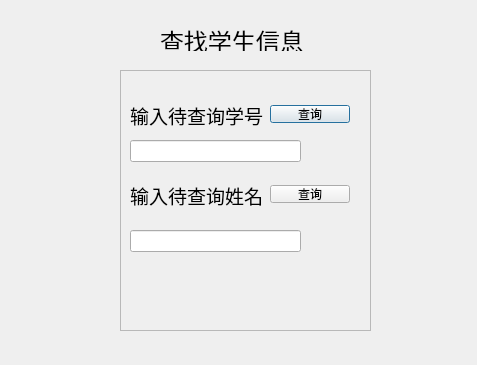
<?xml version="1.0" encoding="UTF-8"?>
<ui version="4.0">
 <class>lookupstudialog</class>
 <widget class="QDialog" name="lookupstudialog">
  <property name="geometry">
   <rect>
    <x>0</x>
    <y>0</y>
    <width>477</width>
    <height>365</height>
   </rect>
  </property>
  <property name="windowTitle">
   <string>Dialog</string>
  </property>
  <widget class="QFrame" name="frame">
   <property name="geometry">
    <rect>
     <x>120</x>
     <y>70</y>
     <width>251</width>
     <height>261</height>
    </rect>
   </property>
   <property name="frameShape">
    <enum>QFrame::StyledPanel</enum>
   </property>
   <property name="frameShadow">
    <enum>QFrame::Raised</enum>
   </property>
   <widget class="QLabel" name="idlook">
    <property name="geometry">
     <rect>
      <x>10</x>
      <y>30</y>
      <width>150</width>
      <height>30</height>
     </rect>
    </property>
    <property name="font">
     <font>
      <family>幼圆</family>
      <pointsize>14</pointsize>
     </font>
    </property>
    <property name="text">
     <string>输入待查询学号</string>
    </property>
   </widget>
   <widget class="QPushButton" name="idbutton">
    <property name="geometry">
     <rect>
      <x>150</x>
      <y>35</y>
      <width>80</width>
      <height>18</height>
     </rect>
    </property>
    <property name="text">
     <string>查询</string>
    </property>
   </widget>
   <widget class="QLineEdit" name="idline">
    <property name="geometry">
     <rect>
      <x>10</x>
      <y>70</y>
      <width>171</width>
      <height>22</height>
     </rect>
    </property>
   </widget>
   <widget class="QLabel" name="stulook">
    <property name="geometry">
     <rect>
      <x>10</x>
      <y>110</y>
      <width>150</width>
      <height>30</height>
     </rect>
    </property>
    <property name="font">
     <font>
      <family>幼圆</family>
      <pointsize>14</pointsize>
     </font>
    </property>
    <property name="text">
     <string>输入待查询姓名</string>
    </property>
   </widget>
   <widget class="QPushButton" name="stubutton">
    <property name="geometry">
     <rect>
      <x>150</x>
      <y>115</y>
      <width>80</width>
      <height>18</height>
     </rect>
    </property>
    <property name="text">
     <string>查询</string>
    </property>
   </widget>
   <widget class="QLineEdit" name="stuline">
    <property name="geometry">
     <rect>
      <x>10</x>
      <y>160</y>
      <width>171</width>
      <height>22</height>
     </rect>
    </property>
   </widget>
  </widget>
  <widget class="QLabel" name="label">
   <property name="geometry">
    <rect>
     <x>160</x>
     <y>30</y>
     <width>150</width>
     <height>21</height>
    </rect>
   </property>
   <property name="font">
    <font>
     <family>仿宋</family>
     <pointsize>18</pointsize>
    </font>
   </property>
   <property name="text">
    <string>查找学生信息</string>
   </property>
  </widget>
 </widget>
 <resources/>
 <connections/>
</ui>
